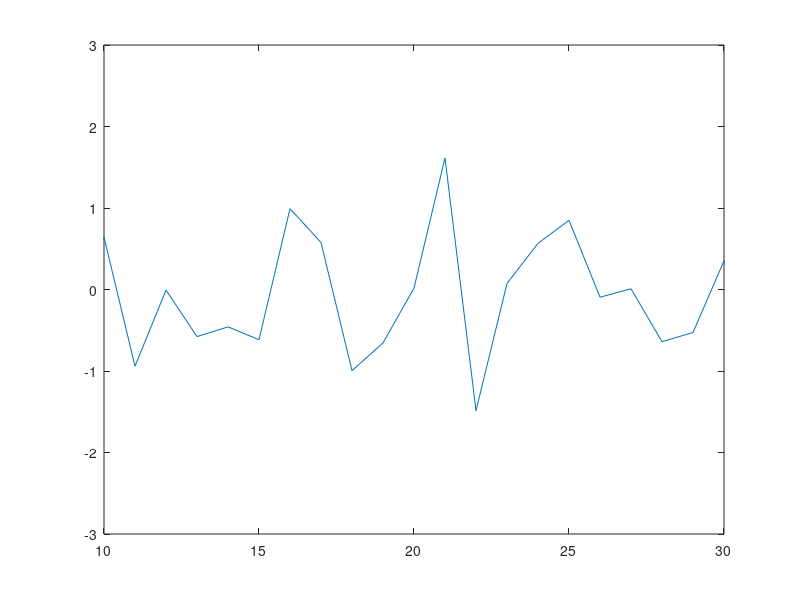

Source code (MATLAB):
function result = test_xlim_001
result = false;
a = figure;
plot(randn(1,100));
xlim([10,30]);
drawnow;
g = xlim;
close(a);
result = all(g == [10,30]);
